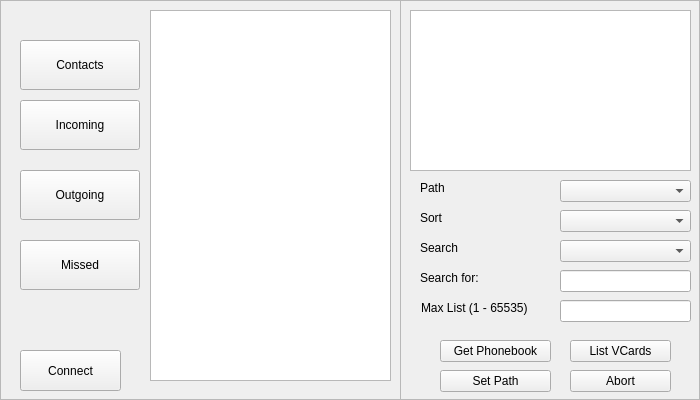
  <widget class="QFrame" name="devicePhonebookFrame">
   <property name="geometry">
    <rect>
     <x>110</x>
     <y>10</y>
     <width>700</width>
     <height>400</height>
    </rect>
   </property>
   <property name="autoFillBackground">
    <bool>true</bool>
   </property>
   <property name="frameShape">
    <enum>QFrame::StyledPanel</enum>
   </property>
   <property name="frameShadow">
    <enum>QFrame::Raised</enum>
   </property>
   <widget class="QPushButton" name="btnPBAPConnectDisconnect">
    <property name="geometry">
     <rect>
      <x>20</x>
      <y>350</y>
      <width>101</width>
      <height>41</height>
     </rect>
    </property>
    <property name="text">
     <string>Connect</string>
    </property>
   </widget>
   <widget class="QPushButton" name="btnGetContacts">
    <property name="geometry">
     <rect>
      <x>20</x>
      <y>40</y>
      <width>120</width>
      <height>50</height>
     </rect>
    </property>
    <property name="text">
     <string>Contacts</string>
    </property>
   </widget>
   <widget class="QPushButton" name="btnListICHVCards">
    <property name="geometry">
     <rect>
      <x>20</x>
      <y>100</y>
      <width>120</width>
      <height>50</height>
     </rect>
    </property>
    <property name="text">
     <string>Incoming</string>
    </property>
   </widget>
   <widget class="QPushButton" name="btnListOCHVCards">
    <property name="geometry">
     <rect>
      <x>20</x>
      <y>170</y>
      <width>120</width>
      <height>50</height>
     </rect>
    </property>
    <property name="text">
     <string>Outgoing</string>
    </property>
   </widget>
   <widget class="QPushButton" name="btnListMCHVCards">
    <property name="geometry">
     <rect>
      <x>20</x>
      <y>240</y>
      <width>120</width>
      <height>50</height>
     </rect>
    </property>
    <property name="text">
     <string>Missed</string>
    </property>
   </widget>
   <widget class="QListWidget" name="lstObjects">
    <property name="geometry">
     <rect>
      <x>150</x>
      <y>10</y>
      <width>241</width>
      <height>371</height>
     </rect>
    </property>
   </widget>
   <widget class="QFrame" name="frame">
    <property name="geometry">
     <rect>
      <x>400</x>
      <y>0</y>
      <width>301</width>
      <height>401</height>
     </rect>
    </property>
    <property name="frameShape">
     <enum>QFrame::StyledPanel</enum>
    </property>
    <property name="frameShadow">
     <enum>QFrame::Raised</enum>
    </property>
    <widget class="QPlainTextEdit" name="edtPbcResult">
     <property name="geometry">
      <rect>
       <x>10</x>
       <y>10</y>
       <width>281</width>
       <height>161</height>
      </rect>
     </property>
    </widget>
    <widget class="QLabel" name="lblPath_2">
     <property name="geometry">
      <rect>
       <x>20</x>
       <y>180</y>
       <width>81</width>
       <height>16</height>
      </rect>
     </property>
     <property name="text">
      <string>Path</string>
     </property>
    </widget>
    <widget class="QPushButton" name="btnGetPhonebook">
     <property name="geometry">
      <rect>
       <x>40</x>
       <y>340</y>
       <width>111</width>
       <height>22</height>
      </rect>
     </property>
     <property name="text">
      <string>Get Phonebook</string>
     </property>
    </widget>
    <widget class="QPushButton" name="btnSetPath">
     <property name="geometry">
      <rect>
       <x>40</x>
       <y>370</y>
       <width>111</width>
       <height>22</height>
      </rect>
     </property>
     <property name="text">
      <string>Set Path</string>
     </property>
    </widget>
    <widget class="QPushButton" name="btnListVCards">
     <property name="geometry">
      <rect>
       <x>170</x>
       <y>340</y>
       <width>101</width>
       <height>22</height>
      </rect>
     </property>
     <property name="text">
      <string>List VCards</string>
     </property>
    </widget>
    <widget class="QLineEdit" name="edtSearchValue">
     <property name="geometry">
      <rect>
       <x>160</x>
       <y>270</y>
       <width>131</width>
       <height>22</height>
      </rect>
     </property>
    </widget>
    <widget class="QLineEdit" name="edtMaxListCount">
     <property name="geometry">
      <rect>
       <x>160</x>
       <y>300</y>
       <width>131</width>
       <height>22</height>
      </rect>
     </property>
    </widget>
    <widget class="QComboBox" name="cmbPath">
     <property name="geometry">
      <rect>
       <x>160</x>
       <y>180</y>
       <width>131</width>
       <height>22</height>
      </rect>
     </property>
    </widget>
    <widget class="QComboBox" name="cmbSearch">
     <property name="geometry">
      <rect>
       <x>160</x>
       <y>240</y>
       <width>131</width>
       <height>22</height>
      </rect>
     </property>
    </widget>
    <widget class="QComboBox" name="cmbSort">
     <property name="geometry">
      <rect>
       <x>160</x>
       <y>210</y>
       <width>131</width>
       <height>22</height>
      </rect>
     </property>
    </widget>
    <widget class="QLabel" name="lblMaxListCount_2">
     <property name="geometry">
      <rect>
       <x>21</x>
       <y>300</y>
       <width>131</width>
       <height>16</height>
      </rect>
     </property>
     <property name="text">
      <string>Max List (1 - 65535)</string>
     </property>
    </widget>
    <widget class="QLabel" name="lblSort_2">
     <property name="geometry">
      <rect>
       <x>20</x>
       <y>210</y>
       <width>71</width>
       <height>16</height>
      </rect>
     </property>
     <property name="text">
      <string>Sort</string>
     </property>
    </widget>
    <widget class="QLabel" name="lblSearchValue">
     <property name="geometry">
      <rect>
       <x>20</x>
       <y>270</y>
       <width>91</width>
       <height>16</height>
      </rect>
     </property>
     <property name="text">
      <string>Search for:</string>
     </property>
    </widget>
    <widget class="QLabel" name="lblSearchBy_2">
     <property name="geometry">
      <rect>
       <x>20</x>
       <y>240</y>
       <width>81</width>
       <height>16</height>
      </rect>
     </property>
     <property name="text">
      <string>Search</string>
     </property>
    </widget>
    <widget class="QPushButton" name="btnPbcAbort">
     <property name="geometry">
      <rect>
       <x>170</x>
       <y>370</y>
       <width>101</width>
       <height>22</height>
      </rect>
     </property>
     <property name="text">
      <string>Abort</string>
     </property>
    </widget>
   </widget>
  </widget>
